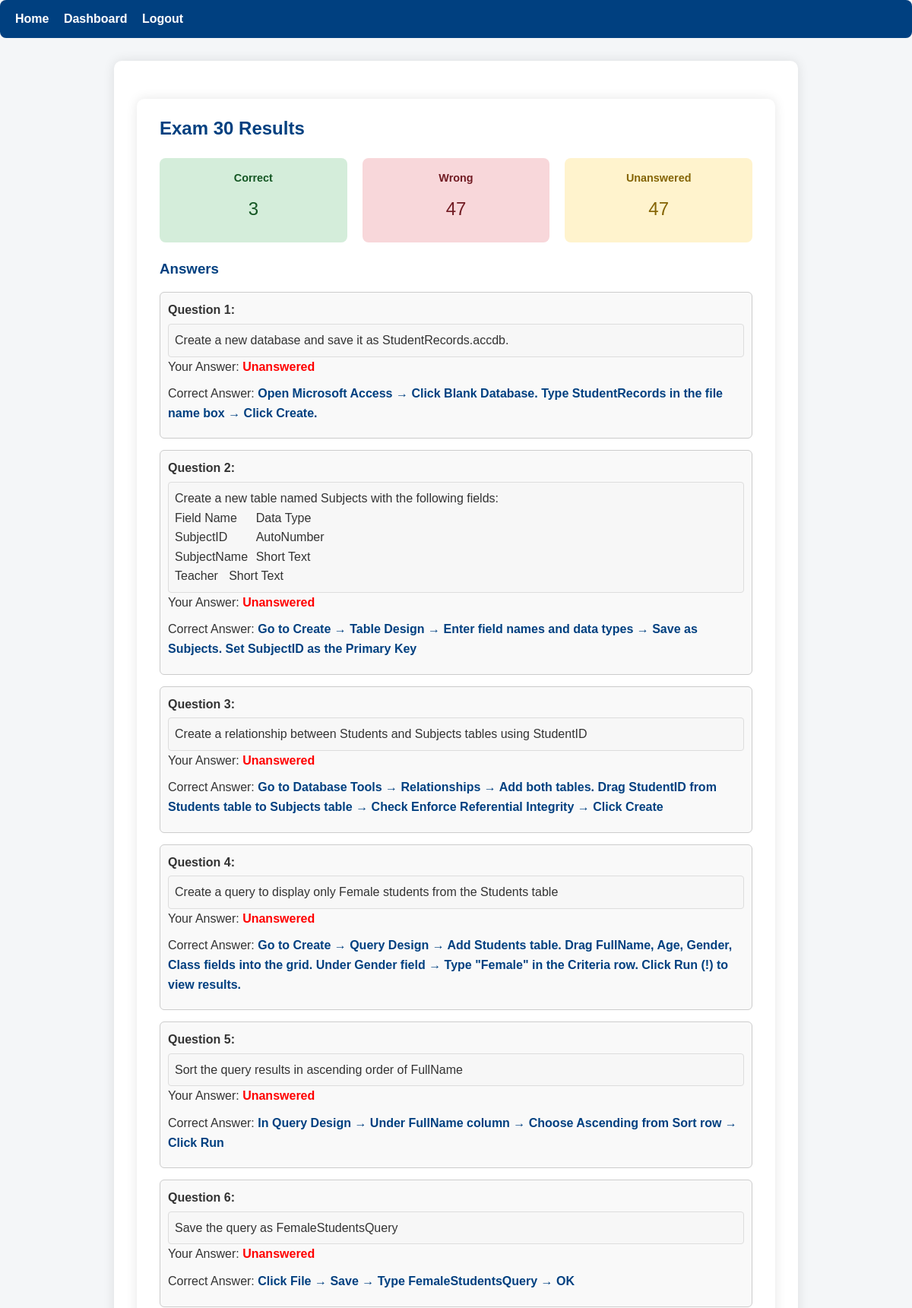
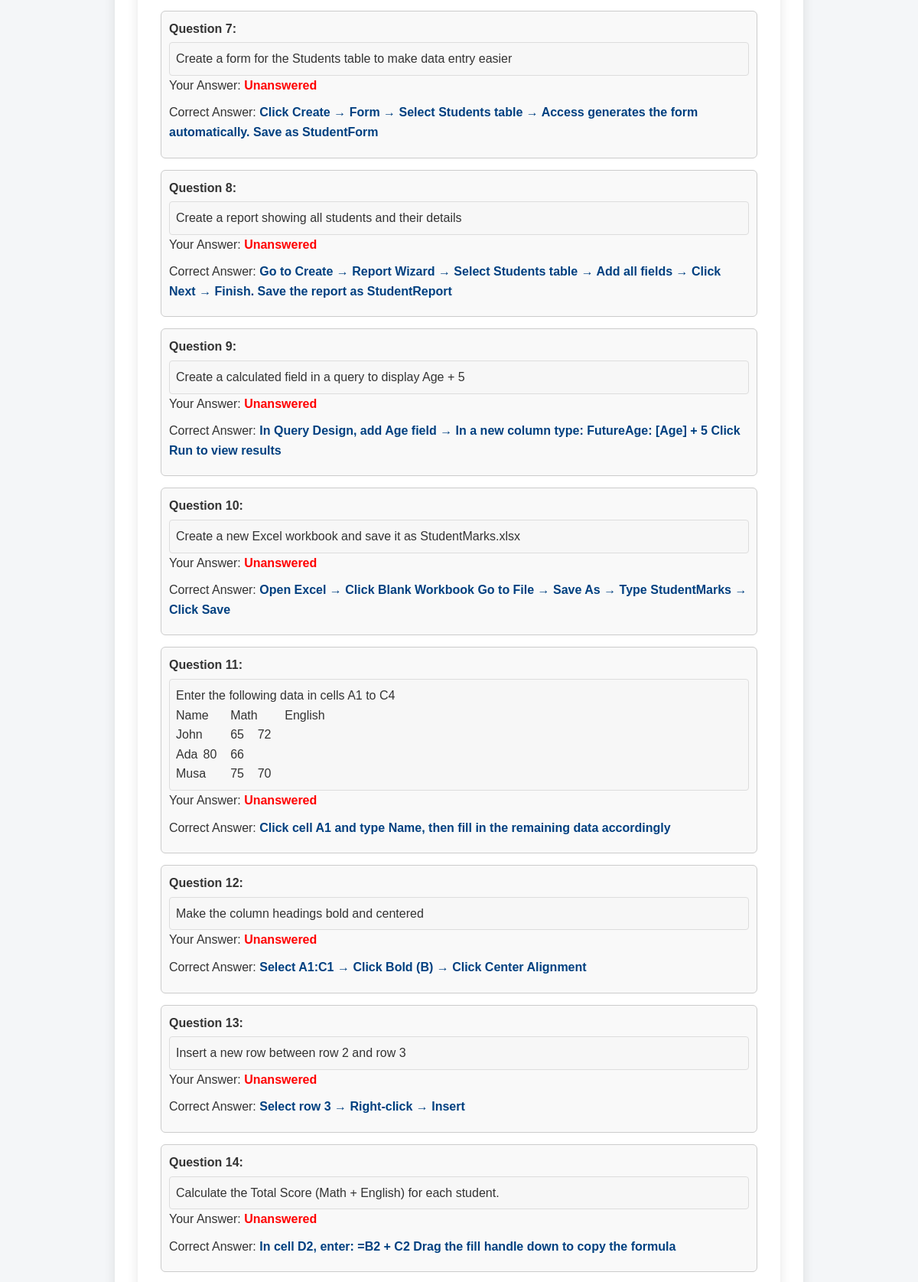
Page /results/30 (signed in, upper part) on the committed database (2 pictures, top to bottom).
### app.py (models this page shows)
class Exam(db.Model):
    __tablename__ = "exams"
    id = db.Column(db.Integer, primary_key=True)
    student_id = db.Column(db.Integer, db.ForeignKey("students.id"), nullable=False)
    start_time = db.Column(db.DateTime, default=datetime.utcnow)
    end_time = db.Column(db.DateTime)
    total_score = db.Column(db.Float, default=0)
    status = db.Column(db.String(20), default="active")
    duration_minutes = db.Column(db.Integer, default=30)
    created_at = db.Column(db.DateTime, default=datetime.utcnow)
    student = db.relationship("Student", backref="exams")

class Question(db.Model):
    __tablename__ = "questions"
    id = db.Column(db.Integer, primary_key=True)
    question_text = db.Column(db.Text, nullable=False)
    model_answer = db.Column(db.Text, nullable=False)
    created_at = db.Column(db.DateTime, default=datetime.utcnow)

### app.py (the view)
@app.route("/results/<int:exam_id>")
@login_required_student
def results_page(exam_id):
    exam = Exam.query.get_or_404(exam_id)
    if exam.student_id != session["student_id"]:
        abort(403)
    answers = ExamAnswer.query.filter_by(exam_id=exam_id).all()
    results = []
    for a in answers:
        q = Question.query.get(a.question_id)
        results.append({
            "question_id": q.id,
            "question_text": q.question_text,
            "student_answer": a.student_answer,
            "correct_answer": q.model_answer,  # use model_answer here
            "is_correct": a.is_correct,
            "score": a.score
        })
    return render_template("results.html", exam=exam, results=results)

### app.py (called while the page is built)
def login_required_student(f):
    @wraps(f)
    def decorated(*args, **kwargs):
        if "student_id" not in session:
            flash("Please log in to continue.", "warning")
            return redirect(url_for("login"))
        return f(*args, **kwargs)
    return decorated

### templates/results.html (shortened to what this page needs)
{% extends "base.html" %}
{% block content %}
<div class="container results-page">
    <h2>Exam {{ exam.id }} Results</h2>
    <div class="summary-container" style="display:flex; gap:20px; margin:20px 0;">
        <div class="summary-box correct-box" style="flex:1; background:#d4edda; color:#155724; padding:15px; border-radius:8px; text-align:center;">
            <p class="summary-title" style="font-weight:bold;">Correct</p>
            <p class="summary-value" style="font-size:24px; margin-top:5px;">
                {{ results|selectattr('is_correct', 'equalto', true)|list|length }}
            </p>
        </div>
        <div class="summary-box wrong-box" style="flex:1; background:#f8d7da; color:#721c24; padding:15px; border-radius:8px; text-align:center;">
            <p class="summary-title" style="font-weight:bold;">Wrong</p>
            <p class="summary-value" style="font-size:24px; margin-top:5px;">
                {{ results|selectattr('is_correct', 'equalto', false)|list|length }}
            </p>
        </div>
        <div class="summary-box unanswered-box" style="flex:1; background:#fff3cd; color:#856404; padding:15px; border-radius:8px; text-align:center;">
            <p class="summary-title" style="font-weight:bold;">Unanswered</p>
            <p class="summary-value" style="font-size:24px; margin-top:5px;">
                {{ results|selectattr('student_answer', 'equalto', '')|list|length }}
            </p>
        </div>
    </div>
    <h3>Answers</h3>
    <ul style="list-style:none; padding-left:0;">
        {% for r in results %}
        <li style="margin-bottom:15px; padding:10px; border-radius:6px; border:1px solid #ccc; background:#f9f9f9;">
            <p style="margin-bottom:5px; font-weight:bold;">Question {{ loop.index }}:</p>
            <pre style="white-space: pre-wrap; font-family:inherit; background:#f7f7f7; padding:8px; border-radius:4px; border:1px solid #ddd;">{{ r.question_text }}</pre>
            <p>Your Answer: <span style="font-weight:bold; color:{{ 'green' if r.is_correct else 'red' }};">{{ r.student_answer if r.student_answer else 'Unanswered' }}</span></p>
            <p>Correct Answer: <span style="font-weight:bold; color:#004080;">{{ r.correct_answer }}</span></p>
        </li>
        {% endfor %}
    </ul>
</div>
{% endblock %}

### static/css/style.css (style rules this page uses)
* { box-sizing: border-box; margin: 0; padding: 0; font-family: Arial, sans-serif; }
body { background-color: #f4f6f8; color: #333; line-height: 1.6; }
.container { max-width: 900px; margin: 30px auto; background-color: #fff; padding: 20px 30px; border-radius: 10px; box-shadow: 0 0 15px rgba(0,0,0,0.1); }
h1, h2, h3 { margin-bottom: 15px; color: #004080; }
p { margin-bottom: 10px; }
ul { list-style-type: none; margin: 10px 0; padding-left: 0; }
ul li { background-color: #e7f0ff; padding: 10px; margin-bottom: 8px; border-radius: 6px; }
.correct-box { background-color: #28a745; }
.wrong-box { background-color: #dc3545; }
.unanswered-box { background-color: #6c757d; }
.summary-title { font-size: 0.9rem; }
.summary-value { font-size: 1.5rem; margin-top:5px; }

### rows in the picture
Exam: id "30"
Question: question_text "Create a new database and save it as StudentRecords.accdb.", correct_answer "Open Microsoft Access → Click Blank Database. Type StudentRecords in the file name box → Click Create."
Question: question_text "Create a new table named Subjects with the following fields: Field Name Data Type SubjectID AutoNumber SubjectName Short Text Teacher Short Text", correct_answer "Go to Create → Table Design → Enter field names and data types → Save as Subjects. Set SubjectID as the Primary Key"
Question: question_text "Create a relationship between Students and Subjects tables using StudentID", correct_answer "Go to Database Tools → Relationships → Add both tables. Drag StudentID from Students table to Subjects table → Check Enforce Referential Integrity → Click Create"
Question: question_text "Create a query to display only Female students from the Students table", correct_answer "Go to Create → Query Design → Add Students table. Drag FullName, Age, Gender, Class fields into the grid. Under Gender field → Type \"Female\" in the Criteria row. Click Run (!) to view results."
Question: question_text "Sort the query results in ascending order of FullName", correct_answer "In Query Design → Under FullName column → Choose Ascending from Sort row → Click Run"
Question: question_text "Save the query as FemaleStudentsQuery", correct_answer "Click File → Save → Type FemaleStudentsQuery → OK"
Question: question_text "Create a form for the Students table to make data entry easier", correct_answer "Click Create → Form → Select Students table → Access generates the form automatically. Save as StudentForm"
Question: question_text "Create a report showing all students and their details", correct_answer "Go to Create → Report Wizard → Select Students table → Add all fields → Click Next → Finish. Save the report as StudentReport"
Question: question_text "Create a calculated field in a query to display Age + 5", correct_answer "In Query Design, add Age field → In a new column type: FutureAge: [Age] + 5 Click Run to view results"
Question: question_text "Create a new Excel workbook and save it as StudentMarks.xlsx", correct_answer "Open Excel → Click Blank Workbook Go to File → Save As → Type StudentMarks → Click Save"
Question: question_text "Enter the following data in cells A1 to C4 Name Math English John 65 72 Ada 80 66 Musa 75 70", correct_answer "Click cell A1 and type Name, then fill in the remaining data accordingly"
Question: question_text "Make the column headings bold and centered", correct_answer "Select A1:C1 → Click Bold (B) → Click Center Alignment"
Question: question_text "Insert a new row between row 2 and row 3", correct_answer "Select row 3 → Right-click → Insert"
Question: question_text "Calculate the Total Score (Math + English) for each student.", correct_answer "In cell D2, enter: =B2 + C2 Drag the fill handle down to copy the formula"

### other values in the picture
{{ results|selectattr('is_correct', 'equalto', true)|list|length }} "3"
{{ results|selectattr('is_correct', 'equalto', false)|list|length }} "47"
{{ results|selectattr('student_answer', 'equalto', '')|list|length }} "47"
{{ r.student_answer if r.student_answer else 'Unanswered' }} "Unanswered" "Unanswered" "Unanswered" "Unanswered" "Unanswered" "Unanswered" "Unanswered" "Unanswered" "Unanswered" "Unanswered" "Unanswered" "Unanswered" "Unanswered" "Unanswered"
